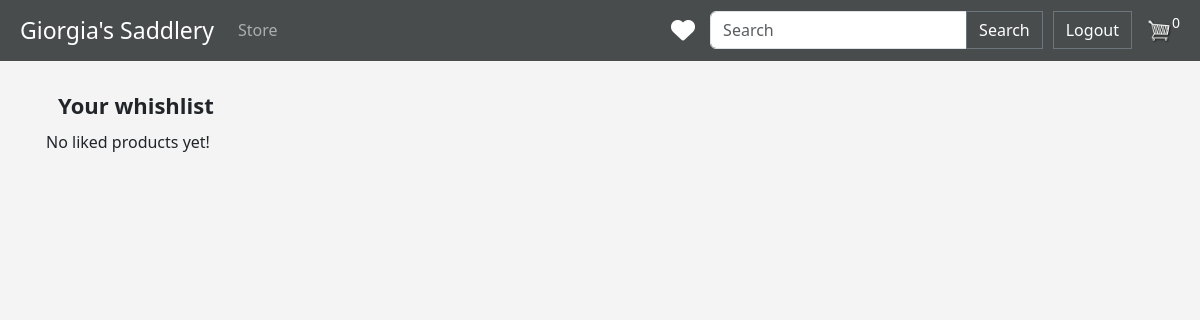
/likedProducts/ (signed in), run on an earlier commit of the app's database.
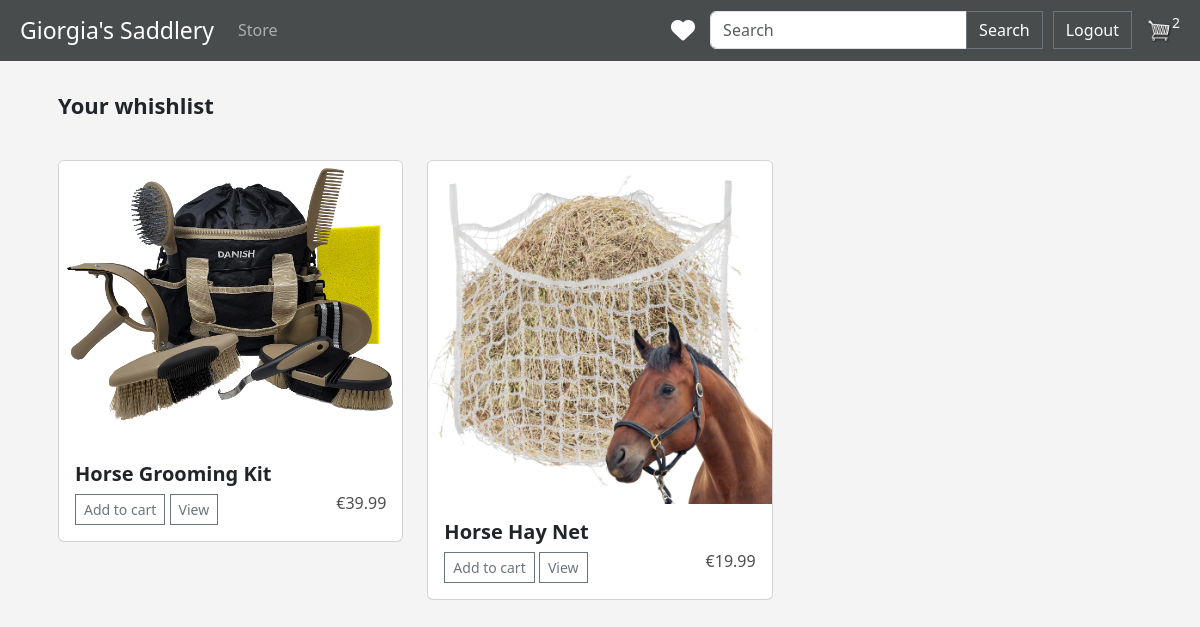
And on a later commit of the database.
### store/models.py (models this page shows, shortened)
class OrderModel(models.Model):
    customer = models.ForeignKey(CustomerModel, on_delete=models.SET_NULL, blank=True, null=True)
    date_order = models.DateTimeField(auto_now_add=True)
    complete = models.BooleanField(default=False, null=True, blank=True)
    transaction_id = models.CharField(max_length=5, null=True)
    def calculate_cart_items(self):
        orderitems = self.orderitemmodel_set.all()
        total = sum([item.quantity for item in orderitems])
        return total

class OrderItemModel(models.Model):
    product = models.ForeignKey(ProductModel, on_delete=models.SET_NULL, null=True, blank=True)
    order = models.ForeignKey(OrderModel, on_delete=models.SET_NULL, null=True, blank=True)
    quantity = models.IntegerField(default=0, null=True, blank=True)
    date_added = models.DateTimeField(auto_now_add=True)

class ProductModel(models.Model):
    name = models.CharField(max_length=200, null=True)
    price = models.FloatField()
    category = models.ForeignKey(CategoryModel, on_delete=models.SET_NULL, null=True)
    image = models.ImageField(null=True, blank=True)
    description = models.TextField(null=True, blank=True)
    numberOfLikes = models.IntegerField(default=0)
    @property
    def imageURL(self):   #senza questa funzione se ci fosse un prodotto senza immagine darebbe errore a tutta la pagina
        try:
            url = self.image.url
        except:
            url = ''
        return url

### store/views.py (the view)
# urls.py: path('likedProducts/', views.likedProducts, name='likedProducts'),
@login_required
def likedProducts(request):
    username = request.user.username
    products = LikedProducts.objects.filter(username=username)
    likedProd = ProductModel.objects.filter(id__in=products.values_list('productId', flat=True))
    if request.user.is_authenticated:
        customer = request.user.customermodel
        order, created = OrderModel.objects.get_or_create(customer=customer, complete=False)
        cart_items = order.calculate_cart_items
    return render(request, 'store/likedProducts.html', {
        'likedProducts': likedProd,
        'cart_items': cart_items,
    })

### store/templates/store/likedProducts.html
{% extends 'store/main.html' %}
{% load static %}
{% block content %}
<div class="px-3">
    <div class="py-2" style="margin-top: 20px; font-size: 22px;"><strong>Your whishlist</strong></div>
<div class="row">
    {% if not likedProducts %}
        No liked products yet!
    {% else %}
        {% for item in likedProducts %}
        <div class="col-md-4 col-sm-6" style="padding-top: 30px;">
          <div class="card" >
            <img src="{{item.imageURL}}" class="card-img-top" alt="...">
            <div class="card-body">
              <h5 class="card-title"> <strong>{{ item.name }}</strong></h5>
              <a href="#" class="btn btn-outline-secondary btn-sm add-btn update-cart" data-action="add" data-product="{{item.id}}">Add to cart</a>
              <a href="{% url 'detail' item.id %}" class="btn btn-outline-secondary btn-sm" > View </a>
              <h6 style="display: inline-block; float: right"> €{{item.price|floatformat:2}} </h6>
            </div>
          </div>
        </div>
        {% endfor %}
    {% endif %}
</div>
    </div>
{% endblock %}

### store/templates/store/main.html (shortened to what this page needs)
<!DOCTYPE html>
{% load static %}
<html lang="en">
<head>
    <link href="https://cdn.jsdelivr.net/npm/bootstrap@5.3.0-alpha3/dist/css/bootstrap.min.css" rel="stylesheet">
    <link rel="stylesheet" type="text/css" href="{% static 'css/main.css' %}">
</head>
<body>
<nav class="navbar navbar-expand-lg navbar-dark bg-dark" style="padding-right: 20px; padding-left: 20px;">
  <a class="navbar-brand" href="{% url 'store' %}" style="font-size: 23px;">  Giorgia's Saddlery </a>
  <div class="collapse navbar-collapse justify-content-between" id="navbarSupportedContent">
    <ul class="navbar-nav mr-auto">
      <li class="nav-item active">
        <a class="nav-link" href="{% url 'store' %}"> Store</a>
      </li>
    </ul>
    <div class="form-inline my-2 my-lg-0 d-flex align-items-center">
        {% if request.user.is_authenticated %}
        <a href="{% url 'likedProducts' %}" style="text-decoration: none; margin-right: 15px" >
            <i class="fa-solid fa-heart fa-xl" style="color: white"></i>
        </a>
        {% endif %}
         <form class="form-inline my-2 my-lg-0" action="{% url 'search' %}" method=POST style="margin-right: 10px">
            <div class="input-group">
            <input class="form-control mr-sm-2" type="search" placeholder="Search" aria-label="Search" name="searched">
            <div class="input-group-append">
                <button class="btn btn-outline-secondary my-2 my-sm-0" type="submit" style="color: white">Search</button>
            </div>
            </div>
        </form>
        {% if request.user.is_authenticated %}
         		<a href="{% url 'logout' %}" class="btn btn-outline-secondary my-2 my-sm-0" type="submit" style="color: white">Logout</a>
        {% else %}
         		<a href="{% url 'login' %}" class="btn btn-outline-secondary my-2 my-sm-0" type="submit" style="color: white; margin-right: 10px;">Login</a>
                <a href="{% url 'register_user' %}" class="btn btn-outline-secondary my-2 my-sm-0" type="submit" style="color: white">Register</a>
        {% endif %}
        {% if request.user.is_authenticated %}
            <a href="{% url 'cart' %}">
                    <img  id="cart-icon" src="{% static 'images/cart.png' %}" >
            </a>
            <p id="cart-total" style="color:white; background-color: transparent; font-size: 14px;">{{cart_items}}</p>
        {% endif %}
    </div>
  </div>
</nav>
<div class="container" style="margin-bottom: 30px">
    {% block content%}
    {% endblock content%}
</div>
</body>
</html>

What changed in the data, as far as the page shows it:
removed OrderModel: id "0"
added OrderModel: id.quantity "2"
now on this page (row edited): ProductModel: imageURL (picture), name "Horse Grooming Kit", price "39.99"
now on this page (row edited): ProductModel: imageURL (picture), name "Horse Hay Net", price "19.99"
Also different on the page:
text no longer shown: "No liked products yet!"
